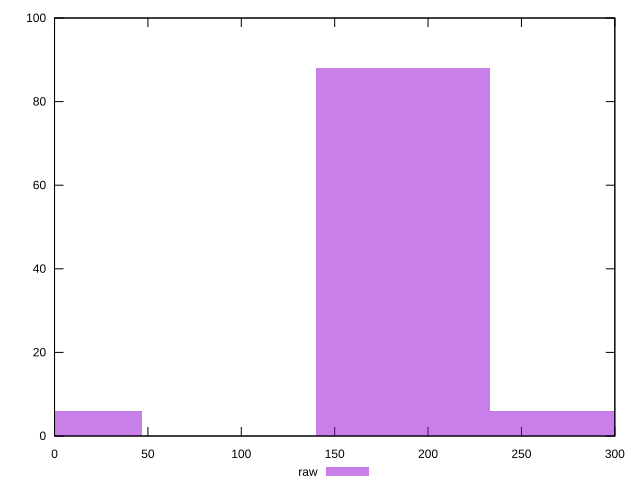

This figure's gnuplot source:
reset

$raw <<EOF
186.50020538229117 88
279.75030807343677 6
0 6
EOF

set key outside below
set boxwidth 93.25010269114559
set xrange [0:300]
set yrange [0:100]
set trange [0:100]
set style fill transparent solid 0.5 noborder
set terminal svg size 640, 490 enhanced background rgb 'white'
set output "report_00023_2021-02-20T12:14:57.249Z/unused-css-rules/samples/pages+cached+noadtech/raw/histogram.svg"

plot $raw title "raw" with boxes

reset
